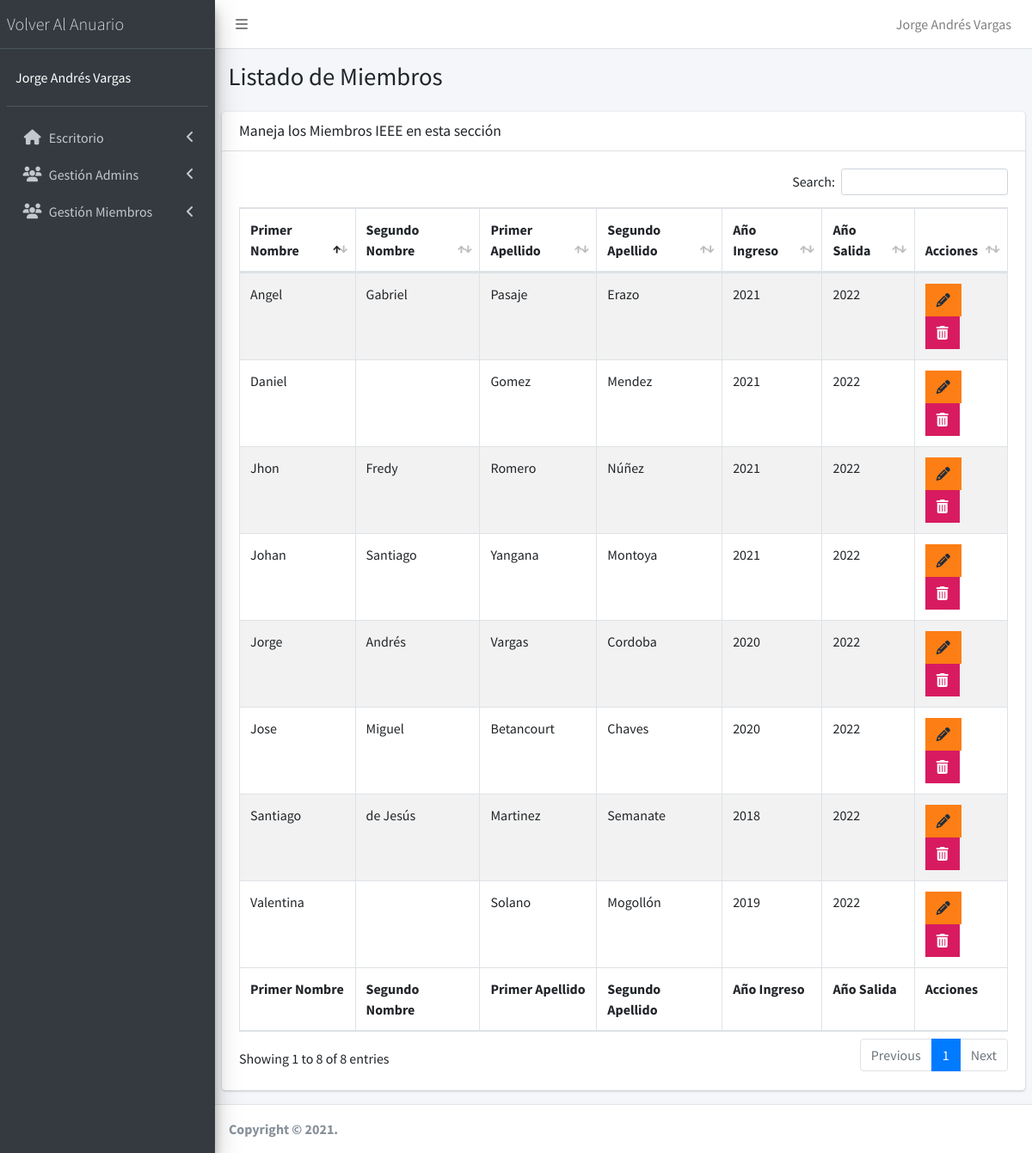
The app's page /admin/lista-miembros.php (signed in) with its own data.
### tables this page shows
CREATE TABLE `miembros` (
  `id` int(11) NOT NULL,
  `primerNombre` varchar(30) NOT NULL,
  `segundoNombre` varchar(30) DEFAULT NULL,
  `nombrePreferido` tinyint(4) NOT NULL DEFAULT 1,
  `primerApellido` varchar(30) NOT NULL,
  `segundoApellido` varchar(30) DEFAULT NULL,
  `nombreEnRama` varchar(30) NOT NULL,
  `anioIngresoRama` year(4) NOT NULL,
  `anioSalidaRama` year(4) NOT NULL,
  `correo` varchar(100) NOT NULL,
  `celular` varchar(20) NOT NULL,
  `frase` varchar(400) NOT NULL,
  `urlFoto` varchar(400) NOT NULL,
  `urlLinkedin` varchar(400) DEFAULT NULL
);

### admin/lista-miembros.php (the view, shortened to what this page needs)
<?php
    include_once "../connection/db_connection.php";
    include_once 'templates/header.php';
    include_once 'templates/barra.php';
    include_once 'templates/navegacion.php';
?>
    <div class="content-wrapper">
        <section class="content-header">
            <div class="container-fluid">
                <div class="row mb-2">
                    <div class="col-sm-6">
                        <h1>Listado de Miembros</h1>
                    </div>
                </div>
            </div>
        </section>
        <section class="content">
            <div class="row">
                <div class="col-12">
                <div class="card">
                    <div class="card-header">
                    <h3 class="card-title">Maneja los Miembros IEEE en esta sección</h3>
                    </div>
                    <div class="card-body">
                    <table id="registros" class="table table-bordered table-striped">
                        <thead>
                            <tr>
                                <th>Primer Nombre</th>
                                <th>Segundo Nombre</th>
                                <th>Primer Apellido</th>
                                <th>Segundo Apellido</th>
                                <th>Año Ingreso</th>
                                <th>Año Salida</th>
                                <th>Acciones</th>
                            </tr>
                        </thead>
                        <tbody>
                            <?php
                                try {
                                    $conn = mysqli_connect($host, $user, $pw, $db);
                                    $sql = "SELECT id, primerNombre, segundoNombre, primerApellido, segundoApellido, anioIngresoRama, anioSalidaRama FROM miembros";
                                    $resultado = $conn->query($sql);
                                } catch (Exception $e) {
                                    $error = $e->getMessage();
                                    echo $error;
                                }
                                while( $miembro = $resultado->fetch_assoc() ){ ?>
                                    <tr>
                                        <td> <?php echo $miembro['primerNombre']; ?> </td>
                                        <td> <?php echo $miembro['segundoNombre']; ?> </td>
                                        <td> <?php echo $miembro['primerApellido']; ?> </td>
                                        <td> <?php echo $miembro['segundoApellido']; ?> </td>
                                        <td> <?php echo $miembro['anioIngresoRama']; ?> </td>
                                        <td> <?php echo $miembro['anioSalidaRama']; ?> </td>
                                        <td>
                                            <a href="modificar-miembro.php?id=<?php echo $miembro['id']; ?>"  class="btn bg-orange btn-flat margin">
                                                <i class="fa fa-pencil"></i>
                                            </a>
                                            <a href="#" data-id="<?php echo $miembro['id']; ?>"  data-tipo="admin" class="btn bg-maroon btn-flat margin borrar_registro">
                                                <i class="fa fa-trash"></i>
                                            </a>
                                        </td>
                                    </tr>
                                <?php } ?>
                        </tbody>
                        <tfoot>
                            <tr>
                            <th>Primer Nombre</th>
                                <th>Segundo Nombre</th>
                                <th>Primer Apellido</th>
                                <th>Segundo Apellido</th>
                                <th>Año Ingreso</th>
                                <th>Año Salida</th>
                                <th>Acciones</th>
                            </tr>
                        </tfoot>
                    </table>
                    </div>
                </div>
                </div>
            </div>
        </section>
    </div>
<?php
    include_once 'templates/footer.php';
?>

### admin/templates/header.php (shortened to what this page needs)
<!DOCTYPE html>
<html>
<head>
    <link rel="stylesheet" href="css/admin.css">
    <link rel="stylesheet" href="css/all.min.css">
    <link rel="stylesheet" href="https://code.ionicframework.com/ionicons/2.0.1/css/ionicons.min.css">
    <link rel="stylesheet" href="css/adminlte.min.css">
    <link rel="stylesheet" href="css/dataTables.bootstrap4.min.css">
    <link rel="stylesheet" href="css/responsive.bootstrap4.min.css">
    <link rel="stylesheet" href="css/sweetalert2.min.css">
    <link rel="stylesheet" href="https://unpkg.com/leaflet@1.6.0/dist/leaflet.css" />
    <link rel="stylesheet" href="css/graficas.css">
</head>

### admin/templates/barra.php (shortened to what this page needs)
<body class="hold-transition sidebar-mini">
    <div class="wrapper">
        <nav class="main-header navbar navbar-expand navbar-white navbar-light">
            <ul class="navbar-nav">
                <li class="nav-item">
                    <a class="nav-link" data-widget="pushmenu" href="#" role="button"><i class="fas fa-bars"></i></a>
                </li>
            </ul>
            <ul class="navbar-nav ml-auto">
                <li class="nav-item dropdown user-menu">
                    <a href="#" class="nav-link dropdown-toggle" data-toggle="dropdown">
                    <span class="d-none d-md-inline"><?php echo $_SESSION['nombre']; ?></span>
                    </a>
                </li>
            </ul>
        </nav>

### admin/templates/navegacion.php (shortened to what this page needs)
<aside class="main-sidebar sidebar-dark-primary elevation-4">
    <a href="../index.php" class="brand-link">
        <span class="brand-text font-weight-light">Volver Al Anuario</span>
    </a>
    <div class="sidebar">
        <div class="user-panel mt-3 pb-3 mb-3 d-flex">
            <div class="info" style="color: white;">
                <?php echo $_SESSION['nombre']; ?>
            </div>
        </div>
        <nav class="mt-2">
            <ul class="nav nav-pills nav-sidebar flex-column" data-widget="treeview" role="menu" data-accordion="false">
                <li class="nav-item has-treeview">
                    <a href="#" class="nav-link">
                        <i class="nav-icon fas fa-home"></i>
                        <p>
                            Escritorio
                            <i class="right fas fa-angle-left"></i>
                        </p>
                    </a>
                </li>
                <li class="nav-item has-treeview">
                    <a href="#" class="nav-link">
                        <i class="nav-icon fas fa-users"></i>
                        <p>
                            Gestión Admins
                            <i class="fas fa-angle-left right"></i>
                        </p>
                    </a>
                </li>
                <li class="nav-item has-treeview">
                    <a href="#" class="nav-link">
                        <i class="nav-icon fas fa-users"></i>
                        <p>
                            Gestión Miembros
                            <i class="fas fa-angle-left right"></i>
                        </p>
                    </a>
                </li>
            </ul>
        </nav>
    </div>
</aside>

### admin/templates/footer.php (shortened to what this page needs)
        <footer class="main-footer">
            <strong>Copyright &copy; 2021.</strong></footer>
    </div>
</body>
</html>

### records on screen
miembros: primerNombre "Jhon", segundoNombre "Fredy", primerApellido "Romero", segundoApellido "Núñez", anioIngresoRama "2021", anioSalidaRama "2022"
miembros: primerNombre "Jorge", segundoNombre "Andrés", primerApellido "Vargas", segundoApellido "Cordoba", anioIngresoRama "2020", anioSalidaRama "2022"
miembros: primerNombre "Johan", segundoNombre "Santiago", primerApellido "Yangana", segundoApellido "Montoya", anioIngresoRama "2021", anioSalidaRama "2022"
miembros: primerNombre "Santiago", segundoNombre "de Jesús", primerApellido "Martinez", segundoApellido "Semanate", anioIngresoRama "2018", anioSalidaRama "2022"
miembros: primerNombre "Angel", segundoNombre "Gabriel", primerApellido "Pasaje", segundoApellido "Erazo", anioIngresoRama "2021", anioSalidaRama "2022"
miembros: primerNombre "Jose", segundoNombre "Miguel", primerApellido "Betancourt", segundoApellido "Chaves", anioIngresoRama "2020", anioSalidaRama "2022"
miembros: primerNombre "Daniel", primerApellido "Gomez", segundoApellido "Mendez", anioIngresoRama "2021", anioSalidaRama "2022"
miembros: primerNombre "Valentina", primerApellido "Solano", segundoApellido "Mogollón", anioIngresoRama "2019", anioSalidaRama "2022"

### other values on screen
$_SESSION['nombre'] "Jorge Andrés Vargas"
